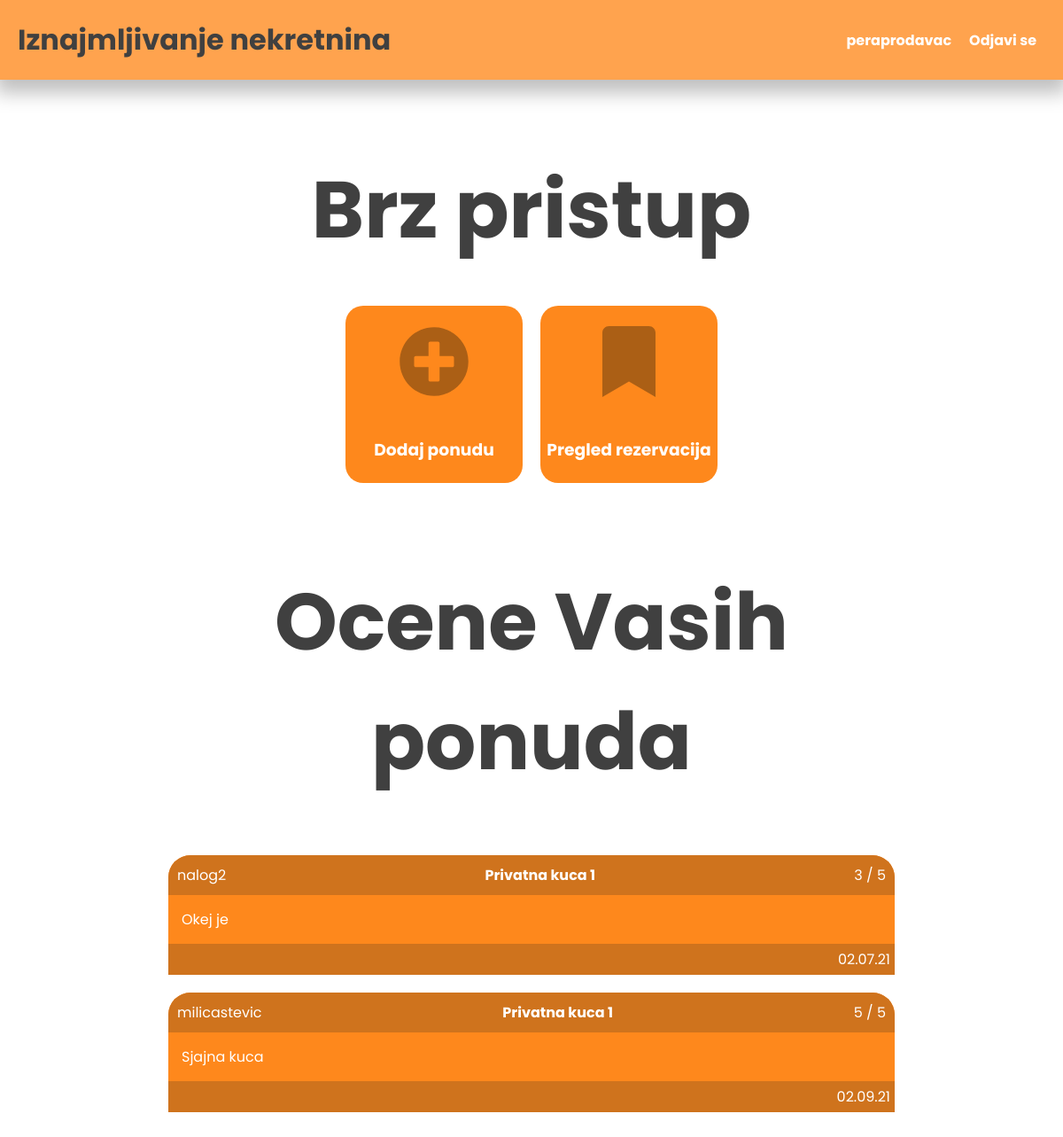
/seller_reviews.php (signed in), run on the app's committed database.
### tables this page shows
CREATE TABLE `offer_reviews` (
  `id` int(11) NOT NULL,
  `user_id` int(11) NOT NULL,
  `offer_id` int(11) NOT NULL,
  `rate` int(11) NOT NULL,
  `review` text NOT NULL,
  `date_created` date DEFAULT current_timestamp()
);

CREATE TABLE `users` (
  `id` int(11) NOT NULL,
  `first_name` varchar(50) NOT NULL,
  `last_name` varchar(50) NOT NULL,
  `email` varchar(100) NOT NULL,
  `username` varchar(100) NOT NULL,
  `password` varchar(150) NOT NULL,
  `role` varchar(10) NOT NULL DEFAULT 'user'
);

CREATE TABLE `offers` (
  `id` int(11) NOT NULL,
  `seller_id` int(11) NOT NULL,
  `offer_name` varchar(50) NOT NULL,
  `offer_type` int(11) NOT NULL,
  `city_id` int(11) NOT NULL,
  `room_number` int(11) NOT NULL,
  `people_number` int(11) NOT NULL,
  `parking` int(11) NOT NULL,
  `internet` int(11) NOT NULL,
  `smoking_allowed` int(11) NOT NULL,
  `description` text NOT NULL,
  `price` int(11) NOT NULL
);

### seller_reviews.php (the view, shortened to what this page needs)
<!DOCTYPE html>
<html lang="en">
<head>
    <link rel="stylesheet" type="text/css" href="css/style.css">
</head>
<body>
    <?php
        include('nav.php');
        $user_id = $_SESSION['user_id'];
        $database = mysqli_connect('localhost','root','','appartment_rental');
        $query = "SELECT offers.id as 'offer_id',offer_reviews.date_created,offers.offer_name,offer_reviews.review,offer_reviews.rate, users.username FROM offer_reviews INNER JOIN users on users.id = offer_reviews.user_id  INNER JOIN offers on offer_reviews.offer_id = offers.id WHERE offers.seller_id = $user_id";
        $results = $database->query($query);
    ?>
     <div class="container">
        <h1 class="text-center bf">Brz pristup</h1>
        <div class="quick-access">
             <a class="box" href = "add_offer.php">
                <img src="media/plus-circle-solid.svg" alt="" class="icon">
                <h3 class = "text-center wf">Dodaj ponudu</h3>
            </a>
             <a class="box" href = "seller_reservations.php">
                <img src="media/bookmark-solid.svg" alt="" class="icon">
                <h3 class = "text-center wf">Pregled rezervacija</h3>
            </a>
        </div>
    </div>
    <div class="container">
        <h1 class = "bf text-center">Ocene Vasih ponuda</h1>
        <div class="reviews">
            <?php while($row = $results->fetch_assoc()):?>
                <div class="review">
                    <div class="review-title wf">
                        <p><?php echo $row['username'];?></p>
                        <h4><a class = "wf" href="change_offer.php?offer=<?php echo $row['offer_id']?>"><?php echo $row['offer_name']?></a></h4>
                        <p><?php echo $row['rate']?> / 5</p>
                    </div>
                    <div class="review-content wf">
                        <?php echo $row['review']?>
                    </div>
                    <div class="review-footer wf">
                        <p class = "text-end"><?php echo date_format(date_create($row['date_created']),"m.d.y");?></p>
                    </div>
                </div>
            <?php endwhile;?>
        </div>
    </div>
</body>
</html>

### css/style.css (style rules this page uses)
* { margin: 0; padding: 0; box-sizing: border-box; font-family: 'Poppins', sans-serif; color: #404040; scroll-behavior: smooth; }
h1, h2, h3, h4, h5, h6 { color: #404040; }
a { text-decoration: none; }
.text-center { text-align: center; }
.text-end { text-align: end; }
.bf { font-size: 90px; margin-bottom: 30px; }
.wf { color: white !important; }
.wf>* { color: white; }
.container { margin: 5rem 10rem; }
.quick-access { display: flex; justify-content: center; align-items: center; flex-wrap: wrap; }
.box { background-color: #FE881C; display: flex; flex-direction: column; align-items: center; justify-content: space-around; height: 200px; width: 200px; margin: 10px; border-radius: 20px; }
.box>.icon { width: 80px; height: 80px; filter: invert(37%) sepia(33%) saturate(1726%) hue-rotate(356deg) brightness(98%) contrast(87%); }
.reviews { padding: 30px; display: flex; flex-direction: column; justify-content: center; align-items: center; }
.review { width: 100%; background-color: #FE881C; border-radius: 25px; margin-bottom: 20px; }
.review>.review-title { background-color: #CF731D; display: flex; justify-content: space-between; padding: 10px; border-radius: 25px 25px 0 0; }
.review-title>*, .review-content>* { color: white; }
.review>.review-content { padding: 15px; }
.review-footer { background-color: #CF731D; padding: 5px; }

### data on the page
offer_reviews: user.username "nalog2", offer.offer_name "Privatna kuca 1", rate "3", review "Okej je", date_created "02.07.21"
offer_reviews: user.username "milicastevic", offer.offer_name "Privatna kuca 1", rate "5", review "Sjajna kuca", date_created "02.09.21"

### other printed values
$_SESSION['username'] "peraprodavac"
